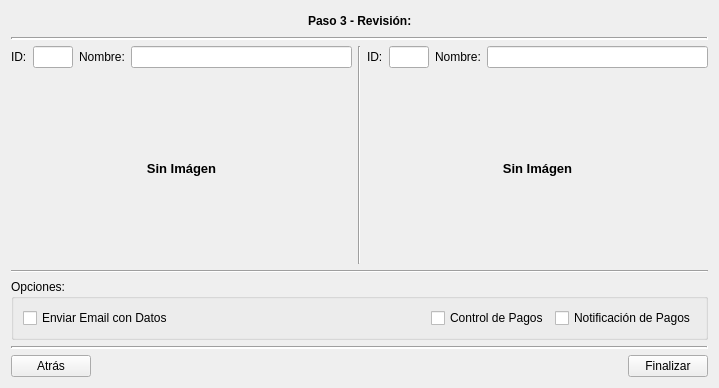
      <widget class="QWidget" name="tab_relationship2">
       <attribute name="title">
        <string>ap3</string>
       </attribute>
       <layout class="QVBoxLayout" name="verticalLayout_31">
        <item>
         <layout class="QHBoxLayout" name="horizontalLayout_109">
          <item>
           <spacer name="horizontalSpacer_72">
            <property name="orientation">
             <enum>Qt::Horizontal</enum>
            </property>
            <property name="sizeHint" stdset="0">
             <size>
              <width>40</width>
              <height>20</height>
             </size>
            </property>
           </spacer>
          </item>
          <item>
           <widget class="QLabel" name="label_81">
            <property name="text">
             <string>&lt;html&gt;&lt;head/&gt;&lt;body&gt;&lt;p&gt;&lt;span style=&quot; font-size:9pt; font-weight:600;&quot;&gt;Paso 3 - Revisión:&lt;/span&gt;&lt;/p&gt;&lt;/body&gt;&lt;/html&gt;</string>
            </property>
           </widget>
          </item>
          <item>
           <spacer name="horizontalSpacer_73">
            <property name="orientation">
             <enum>Qt::Horizontal</enum>
            </property>
            <property name="sizeHint" stdset="0">
             <size>
              <width>40</width>
              <height>20</height>
             </size>
            </property>
           </spacer>
          </item>
         </layout>
        </item>
        <item>
         <widget class="Line" name="line_10">
          <property name="lineWidth">
           <number>2</number>
          </property>
          <property name="orientation">
           <enum>Qt::Horizontal</enum>
          </property>
         </widget>
        </item>
        <item>
         <layout class="QHBoxLayout" name="horizontalLayout_113">
          <item>
           <layout class="QVBoxLayout" name="verticalLayout_29">
            <item>
             <layout class="QHBoxLayout" name="horizontalLayout_112">
              <item>
               <widget class="QLabel" name="label_85">
                <property name="text">
                 <string>ID:</string>
                </property>
               </widget>
              </item>
              <item>
               <widget class="QLineEdit" name="tab4_GodSon_ID">
                <property name="maximumSize">
                 <size>
                  <width>40</width>
                  <height>16777215</height>
                 </size>
                </property>
                <property name="readOnly">
                 <bool>true</bool>
                </property>
               </widget>
              </item>
              <item>
               <widget class="QLabel" name="label_86">
                <property name="text">
                 <string>Nombre:</string>
                </property>
               </widget>
              </item>
              <item>
               <widget class="QLineEdit" name="tab4_GodSon_Name">
                <property name="readOnly">
                 <bool>true</bool>
                </property>
               </widget>
              </item>
             </layout>
            </item>
            <item>
             <widget class="QLabel" name="tab4_GodSon_Photo">
              <property name="minimumSize">
               <size>
                <width>0</width>
                <height>190</height>
               </size>
              </property>
              <property name="text">
               <string>&lt;html&gt;&lt;head/&gt;&lt;body&gt;&lt;p align=&quot;center&quot;&gt;&lt;span style=&quot; font-size:10pt; font-weight:600;&quot;&gt;Sin Imágen&lt;/span&gt;&lt;/p&gt;&lt;/body&gt;&lt;/html&gt;</string>
              </property>
              <property name="scaledContents">
               <bool>true</bool>
              </property>
             </widget>
            </item>
           </layout>
          </item>
          <item>
           <widget class="Line" name="line_8">
            <property name="orientation">
             <enum>Qt::Vertical</enum>
            </property>
           </widget>
          </item>
          <item>
           <layout class="QVBoxLayout" name="verticalLayout_30">
            <item>
             <layout class="QHBoxLayout" name="horizontalLayout_111">
              <item>
               <widget class="QLabel" name="label_87">
                <property name="text">
                 <string>ID:</string>
                </property>
               </widget>
              </item>
              <item>
               <widget class="QLineEdit" name="tab4_GodParent_ID">
                <property name="maximumSize">
                 <size>
                  <width>40</width>
                  <height>16777215</height>
                 </size>
                </property>
                <property name="readOnly">
                 <bool>true</bool>
                </property>
               </widget>
              </item>
              <item>
               <widget class="QLabel" name="label_90">
                <property name="text">
                 <string>Nombre:</string>
                </property>
               </widget>
              </item>
              <item>
               <widget class="QLineEdit" name="tab4_GodParent_Name">
                <property name="readOnly">
                 <bool>true</bool>
                </property>
               </widget>
              </item>
             </layout>
            </item>
            <item>
             <widget class="QLabel" name="tab4_GodParent_Photo">
              <property name="minimumSize">
               <size>
                <width>0</width>
                <height>190</height>
               </size>
              </property>
              <property name="text">
               <string>&lt;html&gt;&lt;head/&gt;&lt;body&gt;&lt;p align=&quot;center&quot;&gt;&lt;span style=&quot; font-size:10pt; font-weight:600;&quot;&gt;Sin Imágen&lt;/span&gt;&lt;/p&gt;&lt;/body&gt;&lt;/html&gt;</string>
              </property>
              <property name="scaledContents">
               <bool>true</bool>
              </property>
             </widget>
            </item>
           </layout>
          </item>
         </layout>
        </item>
        <item>
         <widget class="Line" name="line_11">
          <property name="orientation">
           <enum>Qt::Horizontal</enum>
          </property>
         </widget>
        </item>
        <item>
         <widget class="QGroupBox" name="tab4_Options">
          <property name="title">
           <string>Opciones:</string>
          </property>
          <layout class="QHBoxLayout" name="horizontalLayout_115">
           <item>
            <widget class="QCheckBox" name="tab4_Options_dataEmail">
             <property name="text">
              <string>Enviar Email con Datos</string>
             </property>
            </widget>
           </item>
           <item>
            <spacer name="horizontalSpacer_75">
             <property name="orientation">
              <enum>Qt::Horizontal</enum>
             </property>
             <property name="sizeHint" stdset="0">
              <size>
               <width>252</width>
               <height>20</height>
              </size>
             </property>
            </spacer>
           </item>
           <item>
            <layout class="QHBoxLayout" name="horizontalLayout_114">
             <item>
              <widget class="QCheckBox" name="tab4_Options_paymentControl">
               <property name="text">
                <string>Control de Pagos</string>
               </property>
              </widget>
             </item>
             <item>
              <widget class="QCheckBox" name="tab4_Options_paymentNotification">
               <property name="text">
                <string>Notificación de Pagos</string>
               </property>
              </widget>
             </item>
            </layout>
           </item>
          </layout>
         </widget>
        </item>
        <item>
         <widget class="Line" name="line_9">
          <property name="lineWidth">
           <number>2</number>
          </property>
          <property name="orientation">
           <enum>Qt::Horizontal</enum>
          </property>
         </widget>
        </item>
        <item>
         <layout class="QHBoxLayout" name="horizontalLayout_110">
          <item>
           <widget class="QPushButton" name="tab4_Back">
            <property name="text">
             <string>Atrás</string>
            </property>
           </widget>
          </item>
          <item>
           <spacer name="horizontalSpacer_74">
            <property name="orientation">
             <enum>Qt::Horizontal</enum>
            </property>
            <property name="sizeHint" stdset="0">
             <size>
              <width>40</width>
              <height>20</height>
             </size>
            </property>
           </spacer>
          </item>
          <item>
           <widget class="QPushButton" name="tab4_End">
            <property name="text">
             <string>Finalizar</string>
            </property>
           </widget>
          </item>
         </layout>
        </item>
       </layout>
      </widget>
